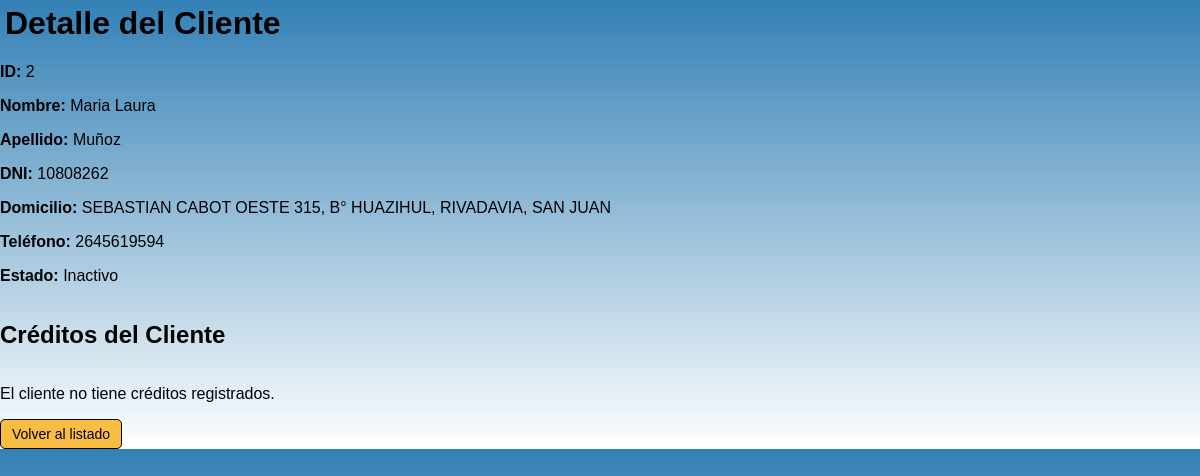
Before: /src/modules/clientes/detalle_cliente.php?id_cliente=2 with the older database file.
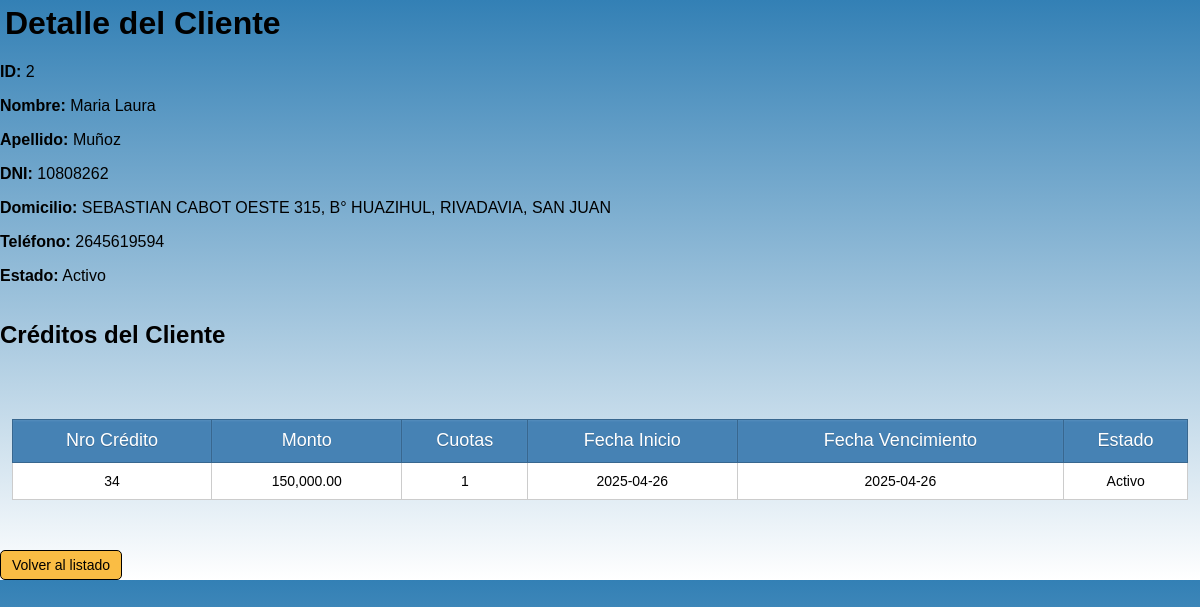
After: the same page with the newer database file.
### tables this page shows
CREATE TABLE `clientes` (
  `id_cliente` int(10) UNSIGNED NOT NULL,
  `nombre` text NOT NULL,
  `apellido` text NOT NULL,
  `dni` varchar(20) NOT NULL,
  `domicilio` varchar(100) NOT NULL,
  `telefono` varchar(20) NOT NULL,
  `estado` enum('Activo','Deudor','Inactivo') NOT NULL
);

CREATE TABLE `creditos` (
  `id` int(10) UNSIGNED NOT NULL,
  `cliente_id` int(10) UNSIGNED NOT NULL,
  `monto` decimal(10,2) NOT NULL,
  `monto_total` decimal(10,2) NOT NULL,
  `monto_cuota` decimal(10,2) NOT NULL,
  `cuotas` int(10) NOT NULL,
  `fecha_inicio` date NOT NULL,
  `fecha_vencimiento` date NOT NULL,
  `estado` enum('Activo','Vencido','Pagado') NOT NULL,
  `frecuencia` enum('mensual','quincenal','semanal') NOT NULL
);

### src/modules/clientes/detalle_cliente.php (the view, shortened to what this page needs)
<?php
require_once '../../config/database.php';
$cliente_id = intval($_GET['id_cliente']);
$query_cliente = "SELECT id_cliente, nombre, apellido, dni, domicilio, telefono, estado
                  FROM clientes
                  WHERE id_cliente = ?";
$stmt_cliente = $conn->prepare($query_cliente);
$stmt_cliente->bind_param("i", $cliente_id);
if (!$stmt_cliente->execute()) {
    error_log("Error al ejecutar consulta del cliente: " . $stmt_cliente->error);
    die("Error al cargar los datos del cliente.");
}
$result_cliente = $stmt_cliente->get_result();
$cliente = $result_cliente->fetch_assoc();
$creditos_result = null;
$query_creditos = "SELECT id, monto, cuotas, fecha_inicio, fecha_vencimiento, estado
                   FROM creditos
                   WHERE cliente_id = ?";
$stmt_creditos = $conn->prepare($query_creditos);
if (!$stmt_creditos) {
    error_log("Error al preparar consulta de créditos: " . $conn->error);
} else {
    $stmt_creditos->bind_param("i", $cliente_id);
    if (!$stmt_creditos->execute()) {
        error_log("Error al ejecutar consulta de créditos: " . $stmt_creditos->error);
    } else {
        $creditos_result = $stmt_creditos->get_result();
    }
}
?>
<!DOCTYPE html>
<html lang="es">
<head>
    <link rel="stylesheet" href="../../../style/style.css">
</head>
<body>
    <h1>Detalle del Cliente</h1>
    <div class="detalle-cliente">
        <p><strong>ID:</strong> <?= htmlspecialchars($cliente['id_cliente']) ?></p>
        <p><strong>Nombre:</strong> <?= htmlspecialchars($cliente['nombre']) ?></p>
        <p><strong>Apellido:</strong> <?= htmlspecialchars($cliente['apellido']) ?></p>
        <p><strong>DNI:</strong> <?= htmlspecialchars($cliente['dni']) ?></p>
        <p><strong>Domicilio:</strong> <?= htmlspecialchars($cliente['domicilio']) ?></p>
        <p><strong>Teléfono:</strong> <?= htmlspecialchars($cliente['telefono']) ?></p>
        <p><strong>Estado:</strong> <?= htmlspecialchars($cliente['estado']) ?></p>
    </div>
    <h2>Créditos del Cliente</h2>
    <?php if ($creditos_result && $creditos_result->num_rows > 0): ?>
        <table class="tabla-creditos">
            <thead>
                <tr>
                    <th>Nro Crédito</th>
                    <th>Monto</th>
                    <th>Cuotas</th>
                    <th>Fecha Inicio</th>
                    <th>Fecha Vencimiento</th>
                    <th>Estado</th>
                </tr>
            </thead>
            <tbody>
                <?php while ($credito = $creditos_result->fetch_assoc()): ?>
                    <tr>
                        <td><?= $credito['id'] ?></td>
                        <td><?= number_format($credito['monto'], 2) ?></td>
                        <td><?= $credito['cuotas'] ?></td>
                        <td><?= $credito['fecha_inicio'] ?></td>
                        <td><?= $credito['fecha_vencimiento'] ?></td>
                        <td class="estado-<?= strtolower($credito['estado']) ?>">
                            <?= $credito['estado'] ?>
                        </td>
                    </tr>
                <?php endwhile; ?>
            </tbody>
        </table>
    <?php else: ?>
        <p class="sin-creditos">El cliente no tiene créditos registrados.</p>
    <?php endif; ?>
    <a href="index_clientes.php" class="btn-volver">Volver al listado</a>
</body>
</html>

### style/style.css (style rules this page uses)
body { background: linear-gradient(to bottom, #3380B5, white); font-family: sans-serif; margin: 0; padding: 0; height: 100%; width: 100%; display: flex; flex-direction: column; }
table { text-align: center; width: 98%; border-collapse: collapse; border: 1px solid black; margin: 50px auto; background: white; }
th { background: steelblue; height: 40px; font-weight: lighter; text-shadow: 0 1px 0 #38678f; color: white; border: 1px solid #38678f; box-shadow: inset 0px 1px 2px #568ebd; transition: all 0.2s; font-size: 18px; }
tr { border-bottom: 1px solid #cccccc; width: 100%; }
td { border: 1px solid #cccccc; padding: 10px; transition: all 0.2s; font-size: 14px; }
a, input[type="submit"], button { font-size: 14px; text-align: center; width: 100px; display: inline-block; background-color: #FABD44; padding: 6px 10px; border-radius: 5px; text-decoration: none; color: black; border: 1px solid black; cursor: pointer; }
h1 { font-family: sans-serif; margin: 5px; }

Changed rows visible on the page:
changed clientes "Maria Laura": estado "Inactivo" → "Activo"
added creditos: id "34", monto "150,000.00", cuotas "1", fecha_inicio "2025-04-26", fecha_vencimiento "2025-04-26", estado "Activo"
Other visible differences:
text no longer shown: "El cliente no tiene créditos registrados."
text now shown: "Nro Crédito Monto Cuotas Fecha Inicio Fecha Vencimiento Estado"
